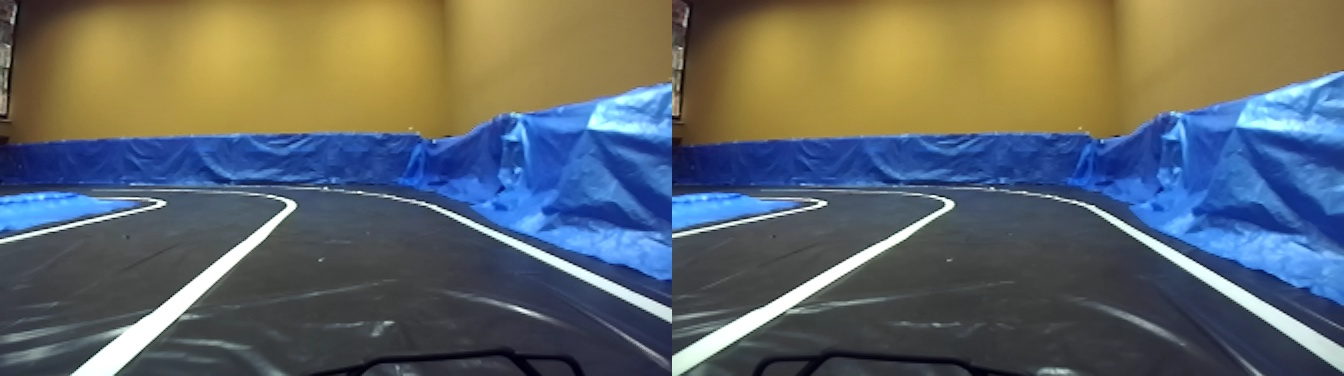
#> input picture 00001.jpg, 1344 x 376 px, found by its file name
$ jupyter execute Untitled.ipynb
#> lines starting #> are read from the running program, lines starting #| are printed output that depends on the picture; after the words box and inside, x2 and y2 are one past the last pixel; in counts of white or black regions, pixels touching at a corner belong together; pictures that were not available may be replaced by others from this repository, and a replacement may not be noted
[cell 1]
import cv2
import matplotlib.pylab as plt

img=cv2.imread('/home/rumeysa/Documents/16020189/00001.jpg',1)
#> img is the input picture: shape (376, 1344, 3); mean B, G, R 104, 103.7, 98.2
crop_img=img[0:376,0:672]
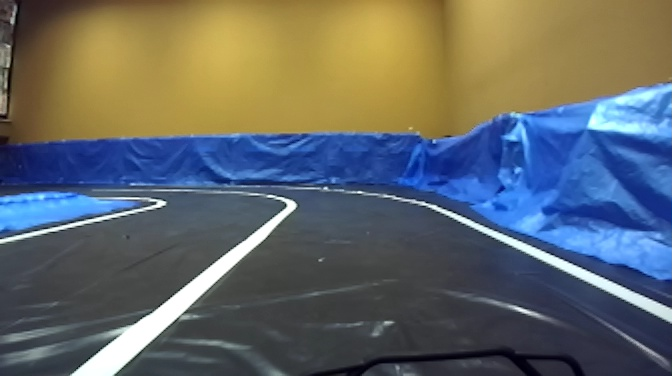
#> crop_img: shape (376, 672, 3); mean B, G, R 104.5, 104.3, 99.2
cv2.imwrite('00001_grey.jpg',crop_img)
fontCrop='/home/rumeysa/Documents/160201089/00001_grey.jpg'
img=cv2.imread(fontCrop,0)
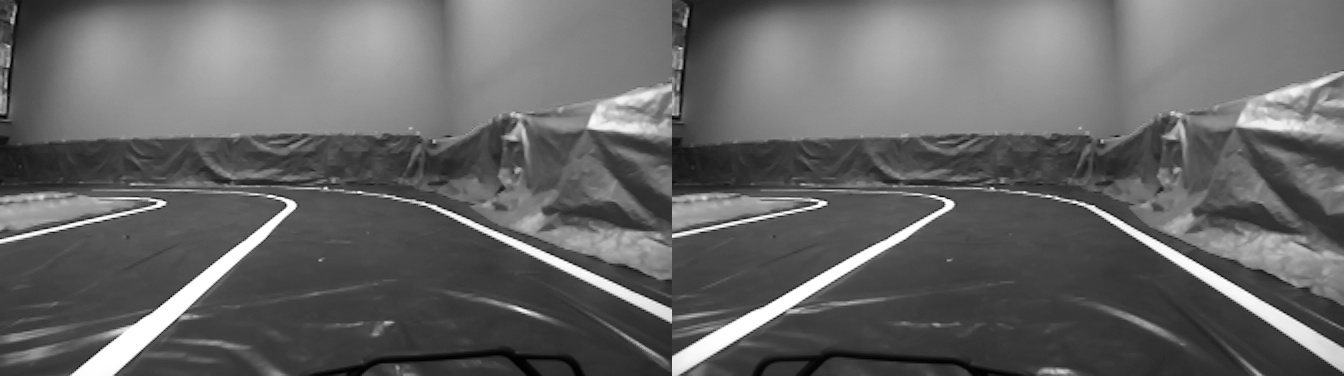
#> img: shape (376, 1344); min 0, max 255, mean 102.1
font=cv2.FONT_HERSHEY_SIMPLEX
cv2.putText(img,'Rumeysa SAGLAM',(5,50),font,1,(255,255,255),2,cv2.LINE_AA)
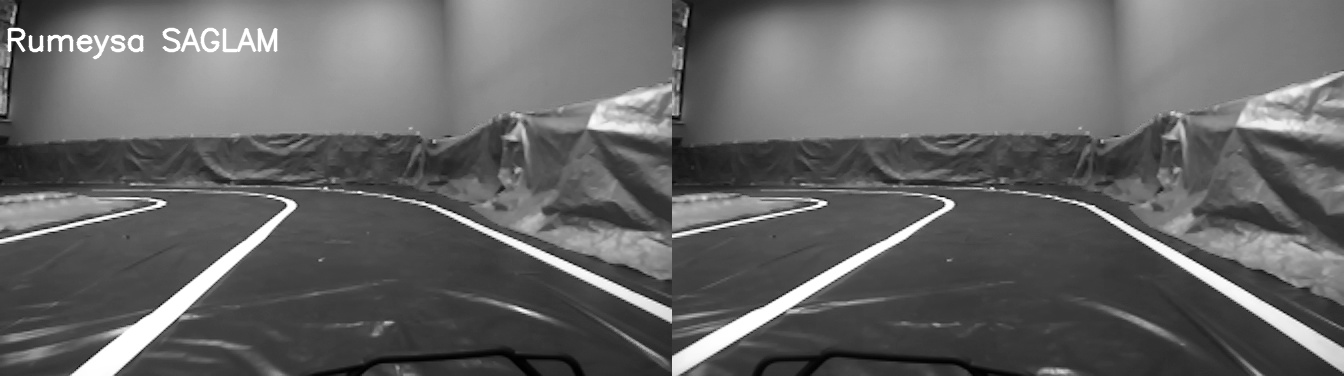
#> img: shape (376, 1344); 0.66% of pixels changed, all inside (x1, y1, x2, y2) = (7, 27, 278, 60)
cv2.imwrite('00001_grey.jpg',img)
#> Out = True
